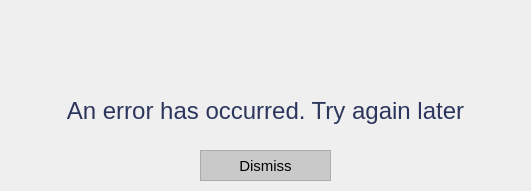
<?xml version="1.0" encoding="UTF-8"?>
<ui version="4.0">
 <class>MainWindow</class>
 <widget class="QMainWindow" name="MainWindow">
  <property name="geometry">
   <rect>
    <x>0</x>
    <y>0</y>
    <width>531</width>
    <height>191</height>
   </rect>
  </property>
  <property name="minimumSize">
   <size>
    <width>531</width>
    <height>191</height>
   </size>
  </property>
  <property name="maximumSize">
   <size>
    <width>531</width>
    <height>191</height>
   </size>
  </property>
  <property name="windowTitle">
   <string>Add Pilot Error</string>
  </property>
  <property name="windowIcon">
   <iconset>
    <normaloff>../../Resources/logo_svg.svg</normaloff>../../Resources/logo_svg.svg</iconset>
  </property>
  <widget class="QWidget" name="centralwidget">
   <widget class="QWidget" name="layoutWidget">
    <property name="geometry">
     <rect>
      <x>20</x>
      <y>19</y>
      <width>491</width>
      <height>121</height>
     </rect>
    </property>
    <layout class="QVBoxLayout" name="verticalLayout_3">
     <item>
      <widget class="QLabel" name="label">
       <property name="text">
        <string/>
       </property>
       <property name="pixmap">
        <pixmap>../../Resources/error.png</pixmap>
       </property>
       <property name="alignment">
        <set>Qt::AlignCenter</set>
       </property>
      </widget>
     </item>
     <item>
      <widget class="QLabel" name="lbl_error">
       <property name="font">
        <font>
         <family>Helvetica</family>
         <pointsize>19</pointsize>
        </font>
       </property>
       <property name="text">
        <string>&lt;html&gt;&lt;head/&gt;&lt;body&gt;&lt;p&gt;&lt;span style=&quot; font-size:18pt; color:#2c365d;&quot;&gt;An error has occurred. Try again later&lt;/span&gt;&lt;/p&gt;&lt;/body&gt;&lt;/html&gt;</string>
       </property>
       <property name="alignment">
        <set>Qt::AlignCenter</set>
       </property>
      </widget>
     </item>
    </layout>
   </widget>
   <widget class="QPushButton" name="btn_OK">
    <property name="geometry">
     <rect>
      <x>200</x>
      <y>150</y>
      <width>131</width>
      <height>31</height>
     </rect>
    </property>
    <property name="minimumSize">
     <size>
      <width>131</width>
      <height>31</height>
     </size>
    </property>
    <property name="maximumSize">
     <size>
      <width>131</width>
      <height>31</height>
     </size>
    </property>
    <property name="font">
     <font>
      <family>Helvetica</family>
      <pointsize>11</pointsize>
     </font>
    </property>
    <property name="styleSheet">
     <string notr="true">QPushButton {
color: rgb(0, 0, 0);
background-color: rgb(201, 201, 201);
border: 1.2px solid #ABABAB;
outline: none;}

QPushButton:hover{
color: rgb(255, 255, 255);
background-color: rgb(171, 171, 171);
outline: none;
border: none;
}

QPushButton:pressed{
color: rgb(255, 255, 255);
background-color: rgb(129, 129, 129);
outline: none;
border: none;
}


</string>
    </property>
    <property name="text">
     <string>Dismiss</string>
    </property>
   </widget>
  </widget>
 </widget>
 <resources/>
 <connections/>
</ui>
